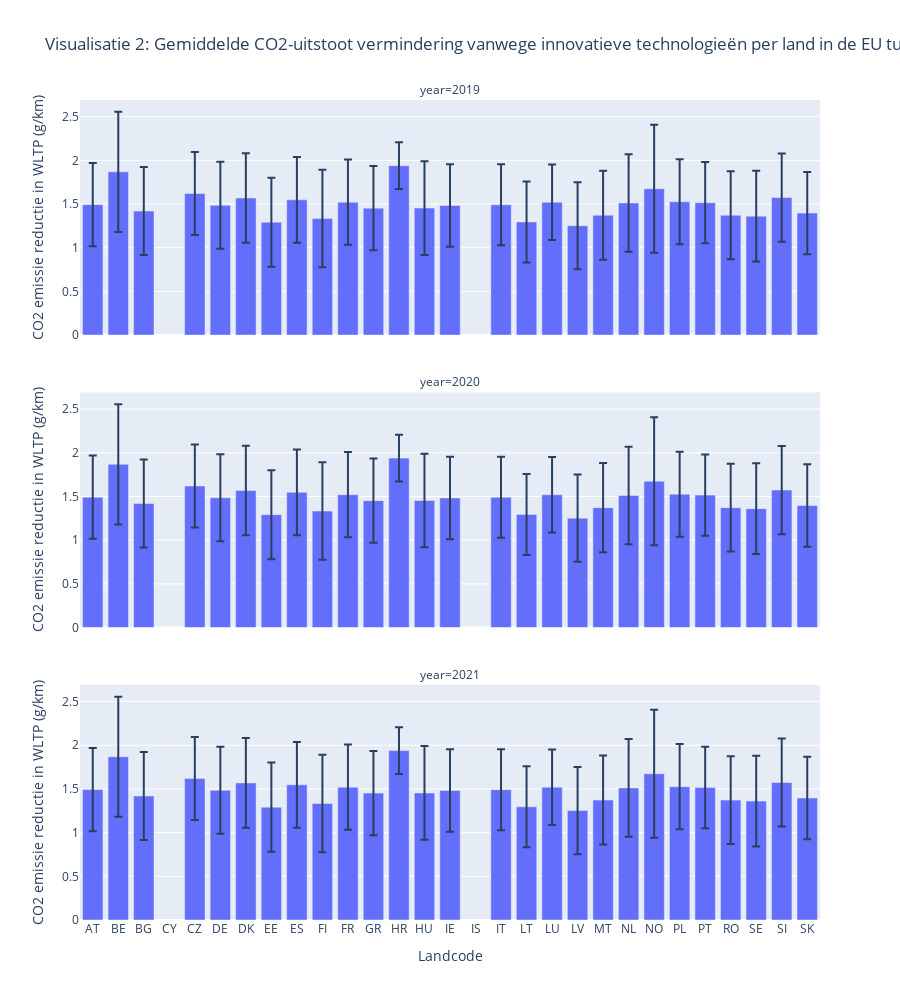

The code cell stored with this chart in its notebook:
### Markdown cell above
**Figuur 1**.

In dit staafdiagram, waarbij de x-as de "Country" (land) voorstelt en de y-as de "CO2 emission WLTP (g/km)" (CO2-uitstoot WLTP in g/km), wordt de gemiddelde CO2-uitstoot van personenauto’s in verschillende landen van de Europese Unie over de periode 2018-2021 getoond. Elke staaf vertegenwoordigt een land en de hoogte geeft de uitstoot weer. De error bars tonen de standaarddeviatie hiervan aan.

Figuur 1 kan het eerste perspectief vertegenwoordigen, waarbij we beweerden dat de emissies in het wegverkeer zijn afgenomen waardoor CO2-uitstoot geen groot probleem meer is. De visualisatie toont namelijk aan dat de CO2-uitstoot sinds 2018 in alle landen aanzienlijk is gedaald, wat het bewijs levert voor het eerste perspectief. Het tweede perspectief, waarbij we stellen dat de uitstoot niet is gedaald, is dus niet van toepassing omdat dit wel het geval is geweest.

Hoewel de cijfers hebben aangetoond dat er positieve veranderingen zijn opgetreden, betekent dit niet dat het probleem van de CO2-uitstoot meteen is opgelost. De absolute hoeveelheid uitstoot kan namelijk nog steeds significant zijn en bijdragen aan klimaatverandering. Daarnaast is het van belang om te evalueren of de daling in CO2-uitstoot in het wegverkeer duurzaam en langdurig is. Uit figuur 1 blijkt bijvoorbeeld dat er een daling is geweest ten opzichte van 2018, maar daarna is er geen verdere daling waargenomen.

### Code cell
# Plot settings
fig = px.bar(country_emission_reduction,
    x="Country",
    y="Erwltp (g/km) mean",
    error_y="Erwltp (g/km) std",
    facet_col="year",
    facet_col_wrap=1,
    title="Visualisatie 2: Gemiddelde CO2-uitstoot vermindering vanwege innovatieve technologieën per land in de EU tussen 2019 en 2021 ",
    height=1000,
    labels={
        "Erwltp (g/km) mean": "CO2 emissie reductie in WLTP (g/km)",
        "Country": "Landcode",
    },
)
fig.show()

### Figure 1 — Plotly figure (JSON) as saved in the notebook; plotly's stock layout.template omitted (floating-point values rounded to 4 significant figures)
{"data": [{"alignmentgroup": "True", "error_y": {"array": [0.476, 0.6878, 0.5037, null, 0.4758, 0.4973, 0.5132, 0.5096, 0.4912, 0.5579, 0.4877, 0.4824, 0.268, 0.5365, 0.4718, null, 0.4635, 0.4637, 0.4313, 0.4982, 0.5095, 0.5588, 0.7322, 0.4875, 0.4661, 0.5032, 0.5196, 0.5047, 0.4716]}, "hovertemplate": "year=2019<br>Landcode=%{x}<br>CO2 emissie reductie in WLTP (g/km)=%{y}<extra></extra>", "legendgroup": "", "marker": {"color": "#636efa", "pattern": {"shape": ""}}, "name": "", "offsetgroup": "", "orientation": "v", "showlegend": false, "textposition": "auto", "type": "bar", "x": ["AT", "BE", "BG", "CY", "CZ", "DE", "DK", "EE", "ES", "FI", "FR", "GR", "HR", "HU", "IE", "IS", "IT", "LT", "LU", "LV", "MT", "NL", "NO", "PL", "PT", "RO", "SE", "SI", "SK"], "xaxis": "x3", "y": [1.493, 1.868, 1.42, null, 1.62, 1.485, 1.569, 1.292, 1.548, 1.333, 1.521, 1.453, 1.939, 1.454, 1.483, null, 1.491, 1.295, 1.52, 1.252, 1.373, 1.512, 1.674, 1.526, 1.516, 1.372, 1.361, 1.574, 1.396], "yaxis": "y3"}, {"alignmentgroup": "True", "error_y": {"array": [0.476, 0.6878, 0.5037, null, 0.4758, 0.4973, 0.5132, 0.5096, 0.4912, 0.5579, 0.4877, 0.4824, 0.268, 0.5365, 0.4718, null, 0.4635, 0.4637, 0.4313, 0.4982, 0.5095, 0.5588, 0.7322, 0.4875, 0.4661, 0.5032, 0.5196, 0.5047, 0.4716]}, "hovertemplate": "year=2020<br>Landcode=%{x}<br>CO2 emissie reductie in WLTP (g/km)=%{y}<extra></extra>", "legendgroup": "", "marker": {"color": "#636efa", "pattern": {"shape": ""}}, "name": "", "offsetgroup": "", "orientation": "v", "showlegend": false, "textposition": "auto", "type": "bar", "x": ["AT", "BE", "BG", "CY", "CZ", "DE", "DK", "EE", "ES", "FI", "FR", "GR", "HR", "HU", "IE", "IS", "IT", "LT", "LU", "LV", "MT", "NL", "NO", "PL", "PT", "RO", "SE", "SI", "SK"], "xaxis": "x2", "y": [1.493, 1.868, 1.42, null, 1.62, 1.485, 1.569, 1.292, 1.548, 1.333, 1.521, 1.453, 1.939, 1.454, 1.483, null, 1.491, 1.295, 1.52, 1.252, 1.373, 1.512, 1.674, 1.526, 1.516, 1.372, 1.361, 1.574, 1.396], "yaxis": "y2"}, {"alignmentgroup": "True", "error_y": {"array": [0.476, 0.6878, 0.5037, null, 0.4758, 0.4973, 0.5132, 0.5096, 0.4912, 0.5579, 0.4877, 0.4824, 0.268, 0.5365, 0.4718, null, 0.4635, 0.4637, 0.4313, 0.4982, 0.5095, 0.5588, 0.7322, 0.4875, 0.4661, 0.5032, 0.5196, 0.5047, 0.4716]}, "hovertemplate": "year=2021<br>Landcode=%{x}<br>CO2 emissie reductie in WLTP (g/km)=%{y}<extra></extra>", "legendgroup": "", "marker": {"color": "#636efa", "pattern": {"shape": ""}}, "name": "", "offsetgroup": "", "orientation": "v", "showlegend": false, "textposition": "auto", "type": "bar", "x": ["AT", "BE", "BG", "CY", "CZ", "DE", "DK", "EE", "ES", "FI", "FR", "GR", "HR", "HU", "IE", "IS", "IT", "LT", "LU", "LV", "MT", "NL", "NO", "PL", "PT", "RO", "SE", "SI", "SK"], "xaxis": "x", "y": [1.493, 1.868, 1.42, null, 1.62, 1.485, 1.569, 1.292, 1.548, 1.333, 1.521, 1.453, 1.939, 1.454, 1.483, null, 1.491, 1.295, 1.52, 1.252, 1.373, 1.512, 1.674, 1.526, 1.516, 1.372, 1.361, 1.574, 1.396], "yaxis": "y"}], "layout": {"annotations": [{"font": {}, "showarrow": false, "text": "year=2021", "x": 0.5, "xanchor": "center", "xref": "paper", "y": 0.2867, "yanchor": "bottom", "yref": "paper"}, {"font": {}, "showarrow": false, "text": "year=2020", "x": 0.5, "xanchor": "center", "xref": "paper", "y": 0.6433, "yanchor": "bottom", "yref": "paper"}, {"font": {}, "showarrow": false, "text": "year=2019", "x": 0.5, "xanchor": "center", "xref": "paper", "y": 1.0, "yanchor": "bottom", "yref": "paper"}], "barmode": "relative", "height": 1000, "legend": {"tracegroupgap": 0}, "title": {"text": "Visualisatie 2: Gemiddelde CO2-uitstoot vermindering vanwege innovatieve technologieën per land in de EU tussen 2019 en 2021 "}, "xaxis": {"anchor": "y", "domain": [0, 1], "title": {"text": "Landcode"}}, "xaxis2": {"anchor": "y2", "domain": [0, 1], "matches": "x", "showticklabels": false}, "xaxis3": {"anchor": "y3", "domain": [0, 1], "matches": "x", "showticklabels": false}, "yaxis": {"anchor": "x", "domain": [0, 0.2867], "title": {"text": "CO2 emissie reductie in WLTP (g/km)"}}, "yaxis2": {"anchor": "x2", "domain": [0.3567, 0.6433], "matches": "y", "title": {"text": "CO2 emissie reductie in WLTP (g/km)"}}, "yaxis3": {"anchor": "x3", "domain": [0.7133, 1.0], "matches": "y", "title": {"text": "CO2 emissie reductie in WLTP (g/km)"}}}}
